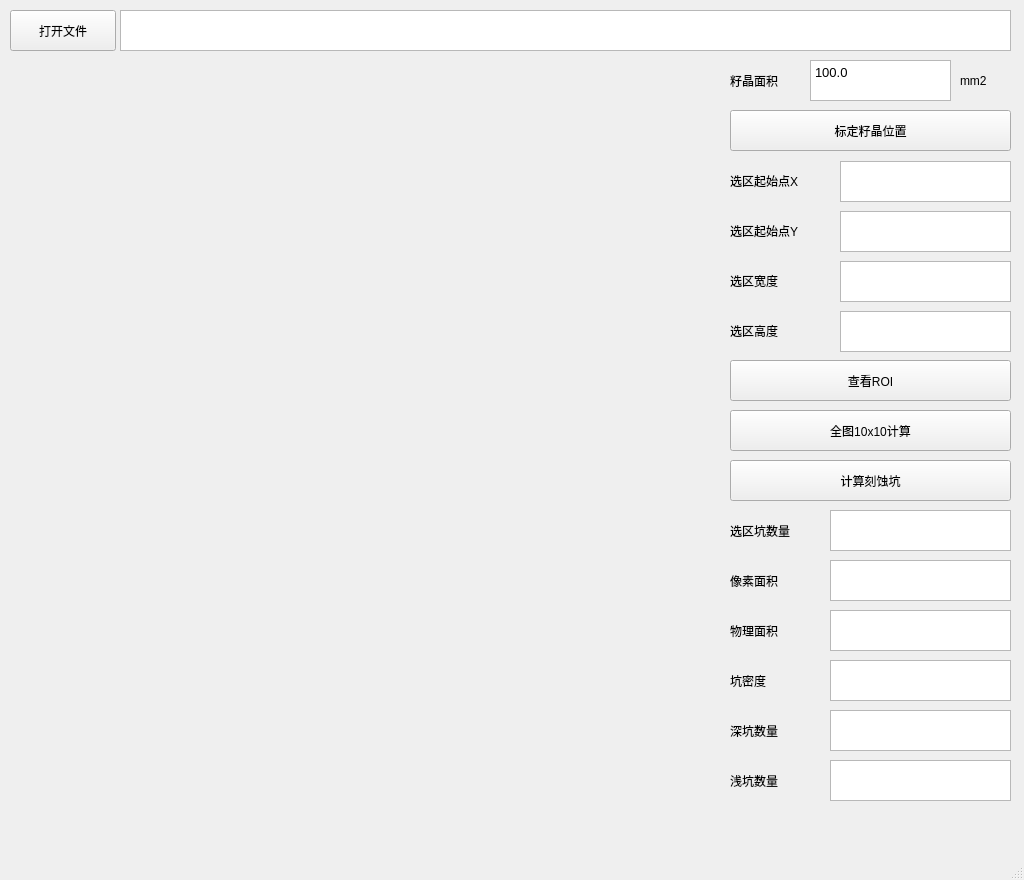
<?xml version="1.0" encoding="UTF-8"?>
<ui version="4.0">
 <class>MainWindow</class>
 <widget class="QMainWindow" name="MainWindow">
  <property name="geometry">
   <rect>
    <x>0</x>
    <y>0</y>
    <width>1024</width>
    <height>880</height>
   </rect>
  </property>
  <property name="windowTitle">
   <string>刻蚀坑分析工具v0.4.3</string>
  </property>
  <widget class="QWidget" name="centralwidget">
   <widget class="QPushButton" name="btn_open_src">
    <property name="geometry">
     <rect>
      <x>10</x>
      <y>10</y>
      <width>106</width>
      <height>41</height>
     </rect>
    </property>
    <property name="text">
     <string>打开文件</string>
    </property>
   </widget>
   <widget class="QTextBrowser" name="text_src_path">
    <property name="geometry">
     <rect>
      <x>120</x>
      <y>10</y>
      <width>891</width>
      <height>41</height>
     </rect>
    </property>
   </widget>
   <widget class="QWidget" name="verticalLayoutWidget">
    <property name="geometry">
     <rect>
      <x>10</x>
      <y>70</y>
      <width>671</width>
      <height>651</height>
     </rect>
    </property>
    <layout class="QVBoxLayout" name="layout_imgpreview"/>
   </widget>
   <widget class="QLabel" name="label">
    <property name="geometry">
     <rect>
      <x>730</x>
      <y>160</y>
      <width>101</width>
      <height>41</height>
     </rect>
    </property>
    <property name="text">
     <string>选区起始点X</string>
    </property>
   </widget>
   <widget class="QLabel" name="label_2">
    <property name="geometry">
     <rect>
      <x>730</x>
      <y>210</y>
      <width>101</width>
      <height>41</height>
     </rect>
    </property>
    <property name="text">
     <string>选区起始点Y</string>
    </property>
   </widget>
   <widget class="QLabel" name="label_3">
    <property name="geometry">
     <rect>
      <x>730</x>
      <y>260</y>
      <width>80</width>
      <height>41</height>
     </rect>
    </property>
    <property name="text">
     <string>选区宽度</string>
    </property>
   </widget>
   <widget class="QLabel" name="label_4">
    <property name="geometry">
     <rect>
      <x>730</x>
      <y>310</y>
      <width>80</width>
      <height>41</height>
     </rect>
    </property>
    <property name="text">
     <string>选区高度</string>
    </property>
   </widget>
   <widget class="QTextEdit" name="text_select_x">
    <property name="geometry">
     <rect>
      <x>840</x>
      <y>161</y>
      <width>171</width>
      <height>41</height>
     </rect>
    </property>
   </widget>
   <widget class="QTextEdit" name="text_select_y">
    <property name="geometry">
     <rect>
      <x>840</x>
      <y>211</y>
      <width>171</width>
      <height>41</height>
     </rect>
    </property>
   </widget>
   <widget class="QTextEdit" name="text_select_w">
    <property name="geometry">
     <rect>
      <x>840</x>
      <y>261</y>
      <width>171</width>
      <height>41</height>
     </rect>
    </property>
   </widget>
   <widget class="QTextEdit" name="text_select_h">
    <property name="geometry">
     <rect>
      <x>840</x>
      <y>311</y>
      <width>171</width>
      <height>41</height>
     </rect>
    </property>
   </widget>
   <widget class="QPushButton" name="btn_show_capture">
    <property name="geometry">
     <rect>
      <x>730</x>
      <y>360</y>
      <width>281</width>
      <height>41</height>
     </rect>
    </property>
    <property name="text">
     <string>查看ROI</string>
    </property>
   </widget>
   <widget class="QPushButton" name="btn_cal_ksk">
    <property name="geometry">
     <rect>
      <x>730</x>
      <y>460</y>
      <width>281</width>
      <height>41</height>
     </rect>
    </property>
    <property name="text">
     <string>计算刻蚀坑</string>
    </property>
   </widget>
   <widget class="QLabel" name="label_5">
    <property name="geometry">
     <rect>
      <x>730</x>
      <y>510</y>
      <width>91</width>
      <height>41</height>
     </rect>
    </property>
    <property name="text">
     <string>选区坑数量</string>
    </property>
   </widget>
   <widget class="QTextBrowser" name="text_ksk_num">
    <property name="geometry">
     <rect>
      <x>830</x>
      <y>510</y>
      <width>181</width>
      <height>41</height>
     </rect>
    </property>
   </widget>
   <widget class="QPushButton" name="btn_demarcate">
    <property name="geometry">
     <rect>
      <x>730</x>
      <y>110</y>
      <width>281</width>
      <height>41</height>
     </rect>
    </property>
    <property name="text">
     <string>标定籽晶位置</string>
    </property>
    <property name="checkable">
     <bool>false</bool>
    </property>
    <property name="autoDefault">
     <bool>false</bool>
    </property>
   </widget>
   <widget class="QLabel" name="label_6">
    <property name="geometry">
     <rect>
      <x>730</x>
      <y>560</y>
      <width>80</width>
      <height>41</height>
     </rect>
    </property>
    <property name="text">
     <string>像素面积</string>
    </property>
   </widget>
   <widget class="QTextBrowser" name="text_roi_pixel_area">
    <property name="geometry">
     <rect>
      <x>830</x>
      <y>560</y>
      <width>181</width>
      <height>41</height>
     </rect>
    </property>
   </widget>
   <widget class="QLabel" name="label_7">
    <property name="geometry">
     <rect>
      <x>730</x>
      <y>610</y>
      <width>80</width>
      <height>41</height>
     </rect>
    </property>
    <property name="text">
     <string>物理面积</string>
    </property>
   </widget>
   <widget class="QTextBrowser" name="text_roi_real_area">
    <property name="geometry">
     <rect>
      <x>830</x>
      <y>610</y>
      <width>181</width>
      <height>41</height>
     </rect>
    </property>
   </widget>
   <widget class="QLabel" name="label_8">
    <property name="geometry">
     <rect>
      <x>730</x>
      <y>660</y>
      <width>80</width>
      <height>41</height>
     </rect>
    </property>
    <property name="text">
     <string>坑密度</string>
    </property>
   </widget>
   <widget class="QTextBrowser" name="text_ksk_density">
    <property name="geometry">
     <rect>
      <x>830</x>
      <y>660</y>
      <width>181</width>
      <height>41</height>
     </rect>
    </property>
   </widget>
   <widget class="QPushButton" name="btn_10x10_cal_ksk">
    <property name="geometry">
     <rect>
      <x>730</x>
      <y>410</y>
      <width>281</width>
      <height>41</height>
     </rect>
    </property>
    <property name="text">
     <string>全图10x10计算</string>
    </property>
   </widget>
   <widget class="QLabel" name="label_9">
    <property name="geometry">
     <rect>
      <x>730</x>
      <y>60</y>
      <width>71</width>
      <height>41</height>
     </rect>
    </property>
    <property name="text">
     <string>籽晶面积</string>
    </property>
   </widget>
   <widget class="QTextEdit" name="text_totalarea">
    <property name="geometry">
     <rect>
      <x>810</x>
      <y>60</y>
      <width>141</width>
      <height>41</height>
     </rect>
    </property>
    <property name="html">
     <string>&lt;!DOCTYPE HTML PUBLIC &quot;-//W3C//DTD HTML 4.0//EN&quot; &quot;http://www.w3.org/TR/REC-html40/strict.dtd&quot;&gt;
&lt;html&gt;&lt;head&gt;&lt;meta name=&quot;qrichtext&quot; content=&quot;1&quot; /&gt;&lt;meta charset=&quot;utf-8&quot; /&gt;&lt;style type=&quot;text/css&quot;&gt;
p, li { white-space: pre-wrap; }
hr { height: 1px; border-width: 0; }
&lt;/style&gt;&lt;/head&gt;&lt;body style=&quot; font-family:'苹方-简-中等 Medium'; font-size:10pt; font-weight:400; font-style:normal;&quot;&gt;
&lt;p style=&quot; margin-top:0px; margin-bottom:0px; margin-left:0px; margin-right:0px; -qt-block-indent:0; text-indent:0px;&quot;&gt;100.0&lt;/p&gt;&lt;/body&gt;&lt;/html&gt;</string>
    </property>
   </widget>
   <widget class="QLabel" name="label_10">
    <property name="geometry">
     <rect>
      <x>960</x>
      <y>60</y>
      <width>51</width>
      <height>41</height>
     </rect>
    </property>
    <property name="text">
     <string>mm2</string>
    </property>
   </widget>
   <widget class="QTextBrowser" name="text_deep_num">
    <property name="geometry">
     <rect>
      <x>830</x>
      <y>710</y>
      <width>181</width>
      <height>41</height>
     </rect>
    </property>
   </widget>
   <widget class="QLabel" name="label_11">
    <property name="geometry">
     <rect>
      <x>730</x>
      <y>710</y>
      <width>80</width>
      <height>41</height>
     </rect>
    </property>
    <property name="text">
     <string>深坑数量</string>
    </property>
   </widget>
   <widget class="QLabel" name="label_12">
    <property name="geometry">
     <rect>
      <x>730</x>
      <y>760</y>
      <width>80</width>
      <height>41</height>
     </rect>
    </property>
    <property name="text">
     <string>浅坑数量</string>
    </property>
   </widget>
   <widget class="QTextBrowser" name="text_shallow_num">
    <property name="geometry">
     <rect>
      <x>830</x>
      <y>760</y>
      <width>181</width>
      <height>41</height>
     </rect>
    </property>
   </widget>
  </widget>
  <widget class="QMenuBar" name="menubar">
   <property name="geometry">
    <rect>
     <x>0</x>
     <y>0</y>
     <width>1024</width>
     <height>30</height>
    </rect>
   </property>
  </widget>
  <widget class="QStatusBar" name="statusbar"/>
 </widget>
 <resources/>
 <connections/>
</ui>
